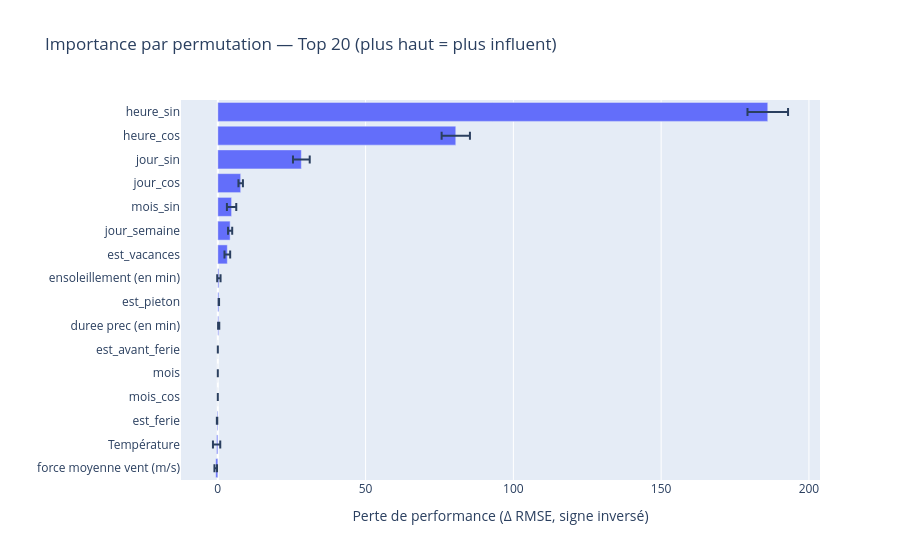

The notebook cell this image was saved under:
### Code cell
from sklearn.inspection import permutation_importance
import pandas as pd
import numpy as np
import plotly.express as px

# 1) Importance par permutation sur le pipeline complet (prétraitements inclus)
perm = permutation_importance(
    estimator=pipe,
    X=X_test,
    y=y_test,
    n_repeats=20,
    random_state=42,
    scoring='neg_root_mean_squared_error'  # cohérent avec votre RMSE
)

imp_df = (
    pd.DataFrame({
        'feature': features,
        'importance_mean': perm.importances_mean,
        'importance_std': perm.importances_std
    })
    .sort_values('importance_mean', ascending=False)
)

print(imp_df.head(20))

# 2) Bar chart Plotly (top 20)
topk = imp_df.head(20).sort_values('importance_mean', ascending=True)
fig = px.bar(
    topk,
    x='importance_mean', y='feature',
    error_x='importance_std',
    orientation='h',
    title='Importance par permutation — Top 20 (plus haut = plus influent)'
)
fig.update_layout(xaxis_title="Perte de performance (Δ RMSE, signe inversé)", yaxis_title="")
fig.show()

### Figure 1 — Plotly figure (JSON) as saved in the notebook; plotly's stock layout.template omitted (floating-point values rounded to 4 significant figures)
{"data": [{"error_x": {"array": [0.4397, 1.236, 0.07616, 0.0, 0.0, 0.006154, 0.2007, 0.06848, 0.5676, 0.9619, 0.7037, 1.58, 0.7553, 2.832, 4.787, 6.862]}, "hovertemplate": "importance_mean=%{x}<br>feature=%{y}<extra></extra>", "legendgroup": "", "marker": {"color": "#636efa", "pattern": {"shape": ""}}, "name": "", "orientation": "h", "showlegend": false, "textposition": "auto", "type": "bar", "x": [-0.6977, -0.4086, -0.2461, 0.0, 0.0, 0.004568, 0.2939, 0.3534, 0.36, 3.22, 4.166, 4.661, 7.741, 28.27, 80.52, 186.1], "xaxis": "x", "y": ["force moyenne vent (m/s)", "Température", "est_ferie", "mois_cos", "mois", "est_avant_ferie", "duree prec (en min)", "est_pieton", "ensoleillement (en min)", "est_vacances", "jour_semaine", "mois_sin", "jour_cos", "jour_sin", "heure_cos", "heure_sin"], "yaxis": "y"}], "layout": {"barmode": "relative", "legend": {"tracegroupgap": 0}, "title": {"text": "Importance par permutation — Top 20 (plus haut = plus influent)"}, "xaxis": {"anchor": "y", "domain": [0, 1], "title": {"text": "Perte de performance (Δ RMSE, signe inversé)"}}, "yaxis": {"anchor": "x", "domain": [0, 1], "title": {"text": ""}}}}
